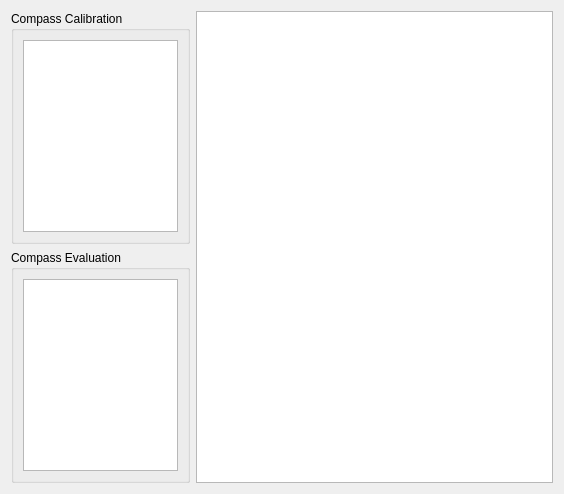
          <widget class="QWidget" name="tab_compass_2_cal">
           <attribute name="title">
            <string>Calibration / Evaluation</string>
           </attribute>
           <layout class="QGridLayout" name="gridLayout_14">
            <item row="0" column="0">
             <layout class="QHBoxLayout" name="horizontalLayout_11" stretch="1,2">
              <item>
               <layout class="QVBoxLayout" name="verticalLayout_7">
                <item>
                 <widget class="QGroupBox" name="groupBox_cal">
                  <property name="title">
                   <string>Compass Calibration</string>
                  </property>
                  <layout class="QGridLayout" name="gridLayout_12">
                   <item row="0" column="0">
                    <widget class="QTableWidget" name="table_compass_cal"/>
                   </item>
                  </layout>
                 </widget>
                </item>
                <item>
                 <widget class="QGroupBox" name="groupBox_eval">
                  <property name="title">
                   <string>Compass Evaluation</string>
                  </property>
                  <layout class="QGridLayout" name="gridLayout_13">
                   <item row="0" column="0">
                    <widget class="QTableWidget" name="table_compass_eval"/>
                   </item>
                  </layout>
                 </widget>
                </item>
               </layout>
              </item>
              <item>
               <widget class="QTextEdit" name="display_compass_result"/>
              </item>
             </layout>
            </item>
           </layout>
          </widget>
